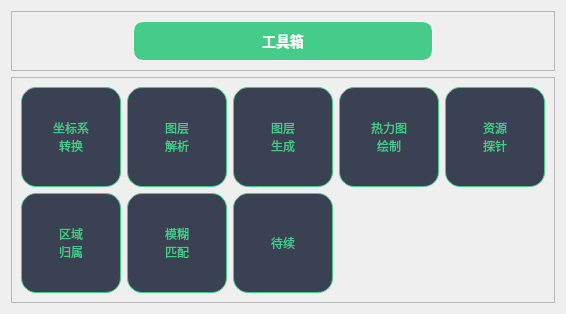
         <widget class="QWidget" name="toolPage">
          <layout class="QVBoxLayout" name="verticalLayout_32">
           <item>
            <widget class="QFrame" name="frame_32">
             <property name="minimumSize">
              <size>
               <width>0</width>
               <height>60</height>
              </size>
             </property>
             <property name="maximumSize">
              <size>
               <width>16777215</width>
               <height>60</height>
              </size>
             </property>
             <property name="frameShape">
              <enum>QFrame::StyledPanel</enum>
             </property>
             <property name="frameShadow">
              <enum>QFrame::Raised</enum>
             </property>
             <layout class="QHBoxLayout" name="horizontalLayout_30">
              <item>
               <widget class="QLabel" name="label_44">
                <property name="minimumSize">
                 <size>
                  <width>300</width>
                  <height>0</height>
                 </size>
                </property>
                <property name="maximumSize">
                 <size>
                  <width>300</width>
                  <height>16777215</height>
                 </size>
                </property>
                <property name="styleSheet">
                 <string notr="true">QLabel {
    background-color: #44cc88;  /* 绿色背景 */
    color: white;  /* 白色文字 */
    padding: 5px;
    font-size: 14px;
    font-weight: bold;
    border: 1px solid white;
    border-radius: 10px;
}</string>
                </property>
                <property name="text">
                 <string>工具箱</string>
                </property>
                <property name="alignment">
                 <set>Qt::AlignCenter</set>
                </property>
               </widget>
              </item>
             </layout>
            </widget>
           </item>
           <item>
            <widget class="QFrame" name="frame_31">
             <property name="frameShape">
              <enum>QFrame::StyledPanel</enum>
             </property>
             <property name="frameShadow">
              <enum>QFrame::Raised</enum>
             </property>
             <layout class="QGridLayout" name="gridLayout_2">
              <item row="0" column="0">
               <widget class="QPushButton" name="convert_coord_btn">
                <property name="sizePolicy">
                 <sizepolicy hsizetype="Minimum" vsizetype="Maximum">
                  <horstretch>0</horstretch>
                  <verstretch>0</verstretch>
                 </sizepolicy>
                </property>
                <property name="minimumSize">
                 <size>
                  <width>100</width>
                  <height>100</height>
                 </size>
                </property>
                <property name="maximumSize">
                 <size>
                  <width>100</width>
                  <height>100</height>
                 </size>
                </property>
                <property name="styleSheet">
                 <string notr="true">QPushButton {
        background-color: rgb(58, 65, 82);
        color: #44cc88;
        border-radius: 15px;
        border: 1px solid #44cc88;
        padding: 5px;
        font: 700 11pt;
    }
    QPushButton:hover {
        background-color: rgb(70, 77, 94);
    }
    QPushButton:pressed {
        background-color: rgb(46, 53, 70);
    }</string>
                </property>
                <property name="text">
                 <string>坐标系
转换</string>
                </property>
               </widget>
              </item>
              <item row="0" column="1">
               <widget class="QPushButton" name="read_kml_btn">
                <property name="sizePolicy">
                 <sizepolicy hsizetype="Minimum" vsizetype="Maximum">
                  <horstretch>0</horstretch>
                  <verstretch>0</verstretch>
                 </sizepolicy>
                </property>
                <property name="minimumSize">
                 <size>
                  <width>100</width>
                  <height>100</height>
                 </size>
                </property>
                <property name="maximumSize">
                 <size>
                  <width>100</width>
                  <height>100</height>
                 </size>
                </property>
                <property name="styleSheet">
                 <string notr="true">QPushButton {
        background-color: rgb(58, 65, 82);
        color: #44cc88;
        border-radius: 15px;
        border: 1px solid #44cc88;
        padding: 5px;
        font: 700 11pt;
    }
    QPushButton:hover {
        background-color: rgb(70, 77, 94);
    }
    QPushButton:pressed {
        background-color: rgb(46, 53, 70);
    }</string>
                </property>
                <property name="text">
                 <string>图层
解析</string>
                </property>
               </widget>
              </item>
              <item row="0" column="2">
               <widget class="QPushButton" name="write_kml_btn">
                <property name="sizePolicy">
                 <sizepolicy hsizetype="Minimum" vsizetype="Maximum">
                  <horstretch>0</horstretch>
                  <verstretch>0</verstretch>
                 </sizepolicy>
                </property>
                <property name="minimumSize">
                 <size>
                  <width>100</width>
                  <height>100</height>
                 </size>
                </property>
                <property name="maximumSize">
                 <size>
                  <width>100</width>
                  <height>100</height>
                 </size>
                </property>
                <property name="styleSheet">
                 <string notr="true">QPushButton {
        background-color: rgb(58, 65, 82);
        color: #44cc88;
        border-radius: 15px;
        border: 1px solid #44cc88;
        padding: 5px;
        font: 700 11pt;
    }
    QPushButton:hover {
        background-color: rgb(70, 77, 94);
    }
    QPushButton:pressed {
        background-color: rgb(46, 53, 70);
    }</string>
                </property>
                <property name="text">
                 <string>图层
生成</string>
                </property>
               </widget>
              </item>
              <item row="0" column="3">
               <widget class="QPushButton" name="write_heatMap_btn">
                <property name="sizePolicy">
                 <sizepolicy hsizetype="Minimum" vsizetype="Maximum">
                  <horstretch>0</horstretch>
                  <verstretch>0</verstretch>
                 </sizepolicy>
                </property>
                <property name="minimumSize">
                 <size>
                  <width>100</width>
                  <height>100</height>
                 </size>
                </property>
                <property name="maximumSize">
                 <size>
                  <width>100</width>
                  <height>100</height>
                 </size>
                </property>
                <property name="styleSheet">
                 <string notr="true">QPushButton {
        background-color: rgb(58, 65, 82);
        color: #44cc88;
        border-radius: 15px;
        border: 1px solid #44cc88;
        padding: 5px;
        font: 700 11pt;
    }
    QPushButton:hover {
        background-color: rgb(70, 77, 94);
    }
    QPushButton:pressed {
        background-color: rgb(46, 53, 70);
    }</string>
                </property>
                <property name="text">
                 <string>热力图
绘制</string>
                </property>
               </widget>
              </item>
              <item row="0" column="4">
               <widget class="QPushButton" name="find_location_btn">
                <property name="sizePolicy">
                 <sizepolicy hsizetype="Minimum" vsizetype="Maximum">
                  <horstretch>0</horstretch>
                  <verstretch>0</verstretch>
                 </sizepolicy>
                </property>
                <property name="minimumSize">
                 <size>
                  <width>100</width>
                  <height>100</height>
                 </size>
                </property>
                <property name="maximumSize">
                 <size>
                  <width>100</width>
                  <height>100</height>
                 </size>
                </property>
                <property name="styleSheet">
                 <string notr="true">QPushButton {
        background-color: rgb(58, 65, 82);
        color: #44cc88;
        border-radius: 15px;
        border: 1px solid #44cc88;
        padding: 5px;
        font: 700 11pt;
    }
    QPushButton:hover {
        background-color: rgb(70, 77, 94);
    }
    QPushButton:pressed {
        background-color: rgb(46, 53, 70);
    }</string>
                </property>
                <property name="text">
                 <string>资源
探针</string>
                </property>
               </widget>
              </item>
              <item row="1" column="0">
               <widget class="QPushButton" name="site_area_btn">
                <property name="sizePolicy">
                 <sizepolicy hsizetype="Minimum" vsizetype="Maximum">
                  <horstretch>0</horstretch>
                  <verstretch>0</verstretch>
                 </sizepolicy>
                </property>
                <property name="minimumSize">
                 <size>
                  <width>100</width>
                  <height>100</height>
                 </size>
                </property>
                <property name="maximumSize">
                 <size>
                  <width>100</width>
                  <height>100</height>
                 </size>
                </property>
                <property name="styleSheet">
                 <string notr="true">QPushButton {
        background-color: rgb(58, 65, 82);
        color: #44cc88;
        border-radius: 15px;
        border: 1px solid #44cc88;
        padding: 5px;
        font: 700 11pt;
    }
    QPushButton:hover {
        background-color: rgb(70, 77, 94);
    }
    QPushButton:pressed {
        background-color: rgb(46, 53, 70);
    }</string>
                </property>
                <property name="text">
                 <string>区域
归属</string>
                </property>
               </widget>
              </item>
              <item row="1" column="1">
               <widget class="QPushButton" name="fuzzy_match_btn">
                <property name="sizePolicy">
                 <sizepolicy hsizetype="Minimum" vsizetype="Maximum">
                  <horstretch>0</horstretch>
                  <verstretch>0</verstretch>
                 </sizepolicy>
                </property>
                <property name="minimumSize">
                 <size>
                  <width>100</width>
                  <height>100</height>
                 </size>
                </property>
                <property name="maximumSize">
                 <size>
                  <width>100</width>
                  <height>100</height>
                 </size>
                </property>
                <property name="styleSheet">
                 <string notr="true">QPushButton {
        background-color: rgb(58, 65, 82);
        color: #44cc88;
        border-radius: 15px;
        border: 1px solid #44cc88;
        padding: 5px;
        font: 700 11pt;
    }
    QPushButton:hover {
        background-color: rgb(70, 77, 94);
    }
    QPushButton:pressed {
        background-color: rgb(46, 53, 70);
    }</string>
                </property>
                <property name="text">
                 <string>模糊
匹配</string>
                </property>
               </widget>
              </item>
              <item row="1" column="2">
               <widget class="QPushButton" name="to_be_continue">
                <property name="sizePolicy">
                 <sizepolicy hsizetype="Minimum" vsizetype="Maximum">
                  <horstretch>0</horstretch>
                  <verstretch>0</verstretch>
                 </sizepolicy>
                </property>
                <property name="minimumSize">
                 <size>
                  <width>100</width>
                  <height>100</height>
                 </size>
                </property>
                <property name="maximumSize">
                 <size>
                  <width>100</width>
                  <height>100</height>
                 </size>
                </property>
                <property name="styleSheet">
                 <string notr="true">QPushButton {
        background-color: rgb(58, 65, 82);
        color: #44cc88;
        border-radius: 15px;
        border: 1px solid #44cc88;
        padding: 5px;
        font: 700 11pt;
    }
    QPushButton:hover {
        background-color: rgb(70, 77, 94);
    }
    QPushButton:pressed {
        background-color: rgb(46, 53, 70);
    }</string>
                </property>
                <property name="text">
                 <string>待续</string>
                </property>
               </widget>
              </item>
             </layout>
            </widget>
           </item>
          </layout>
         </widget>
